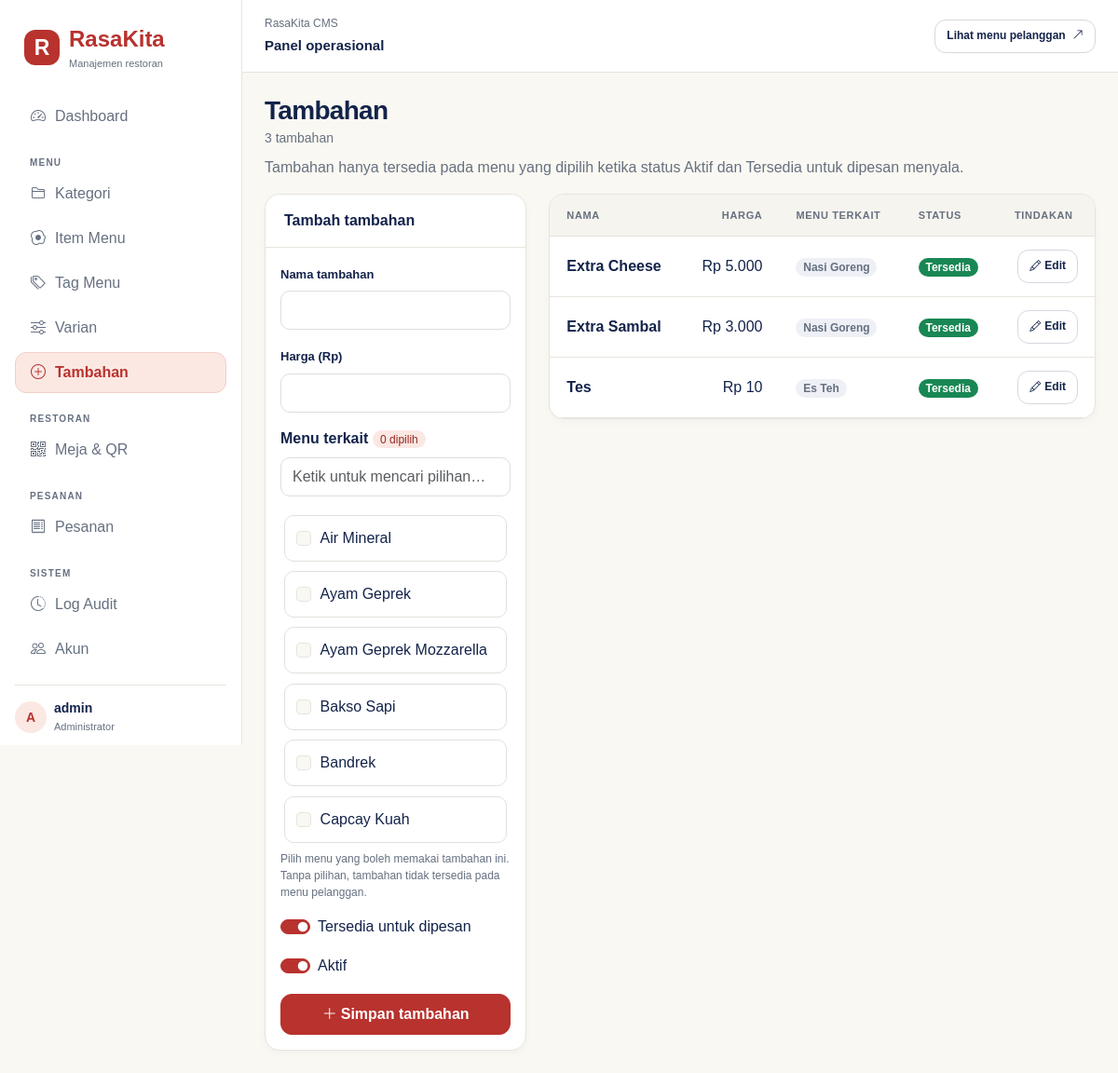
Screenshot of /staff/addons/ (signed in) with the database file from the repository.
### menu/models.py (models this page shows, shortened)
class MenuItem(models.Model):
    category = models.ForeignKey(Category, on_delete=models.PROTECT, related_name="items")
    name = models.CharField(max_length=150)
    description = models.TextField(blank=True)
    price = models.DecimalField(max_digits=12, decimal_places=2, validators=[MinValueValidator(0)])
    image = models.ImageField(upload_to="menu/", blank=True)
    detail_image = models.ImageField(upload_to="menu/detail/", blank=True)
    is_active = models.BooleanField(default=True, db_index=True)
    is_available = models.BooleanField(default=True, db_index=True)
    stock_estimate = models.PositiveIntegerField(null=True, blank=True)
    tags = models.ManyToManyField(MenuTag, related_name="menu_items", blank=True)
    created_at = models.DateTimeField(auto_now_add=True)
    updated_at = models.DateTimeField(auto_now=True)
    class Meta:
        indexes = [models.Index(fields=["category", "is_active", "is_available"])]
        constraints = [
            models.CheckConstraint(condition=Q(price__gte=0), name="menu_item_price_nonnegative")
        ]
    def __str__(self) -> str:
        return self.name

class AddOn(models.Model):
    menu_items = models.ManyToManyField(MenuItem, related_name="allowed_addons", blank=True)
    name = models.CharField(max_length=100, unique=True)
    price = models.DecimalField(max_digits=12, decimal_places=2, validators=[MinValueValidator(0)])
    is_active = models.BooleanField(default=True)
    is_available = models.BooleanField(default=True)
    created_at = models.DateTimeField(auto_now_add=True)
    class Meta:
        indexes = [models.Index(fields=["is_active", "is_available"])]
        constraints = [
            models.CheckConstraint(condition=Q(price__gte=0), name="addon_price_nonnegative")
        ]

### users/views.py (the view, shortened to what this page needs)
# urls.py: path('addons/', views.addons, name='addons'),
@cms_required
@require_http_methods(['GET', 'POST'])
def addons(request: HttpRequest) -> HttpResponse:
    records = AddOn.objects.prefetch_related('menu_items').order_by('name')
    return render(request, 'users/addons.html', {'form': AddOnForm(), 'addons': records})

### users/forms.py
class AddOnForm(BootstrapModelForm):
    class Meta:
        model = AddOn
        fields = ('name', 'price', 'menu_items', 'is_available', 'is_active')
        widgets = {'menu_items': forms.CheckboxSelectMultiple}
        labels = {
            'name': 'Nama tambahan',
            'price': 'Harga (Rp)',
            'menu_items': 'Menu terkait',
            'is_available': 'Tersedia untuk dipesan',
            'is_active': 'Aktif',
        }
        help_texts = {
            'menu_items': 'Pilih menu yang boleh memakai tambahan ini. Tanpa pilihan, tambahan tidak tersedia pada menu pelanggan.'
        }
        error_messages = {'name': {'unique': 'Nama tambahan ini sudah digunakan.'}}
    def __init__(self, *args: object, **kwargs: object) -> None:
        super().__init__(*args, **kwargs)
        self.fields['menu_items'].queryset = MenuItem.objects.order_by('name', 'pk')

### users/access.py (called while the page is built)
    @property
    def can_manage_catalog(self) -> bool:
        return self._user.is_authenticated and self._user.is_staff

### users/views.py (called while the page is built)
def _cms_user(user: AbstractUser | AnonymousUser) -> bool:
    return StaffAccess(user).can_manage_catalog

### users/templates/users/addons.html (shortened to what this page needs)
{% extends 'users/base.html' %}
{% block content %}
<div class="mb-3">
  <h1 class="h3 mb-0">Tambahan</h1>
  <small class="text-secondary">{{ addons|length }} tambahan</small>
  <p class="text-secondary mt-2 mb-0">Tambahan hanya tersedia pada menu yang dipilih ketika status Aktif dan Tersedia untuk dipesan menyala.</p>
</div>
<div class="row g-4">
  <div class="col-lg-4">
    <div class="card stat">
      <div class="card-header bg-white"><strong>Tambah tambahan</strong></div>
      <div class="card-body">
        <form method="post" class="vstack gap-3">
          {% include 'users/includes/cms_form_fields.html' %}
          <button class="btn btn-success"><i class="bi bi-plus-lg me-1"></i>Simpan tambahan</button>
        </form>
      </div>
    </div>
  </div>
  <div class="col-lg-8">
    <div class="card stat">
      <div class="table-responsive">
        <table class="table align-middle mb-0">
          <thead>
            <tr>
              <th>Nama</th>
              <th class="text-end">Harga</th>
              <th>Menu terkait</th>
              <th>Status</th>
              <th>Tindakan</th>
            </tr>
          </thead>
          <tbody>
            {% for addon in addons %}
            <tr{% if not addon.is_active %} class="text-secondary"{% endif %}>
              <td class="fw-semibold">{{ addon.name }}</td>
              <td class="text-end">Rp {{ addon.price|floatformat:"0g" }}</td>
              <td>
                {% with items=addon.menu_items.all %}
                {% for item in items|slice:":2" %}<span class="badge badge-tag-more me-1">{{ item.name }}</span>{% empty %}<span class="text-secondary">Belum terhubung ke menu</span>{% endfor %}
                {% endwith %}
              </td>
              <td>
                {% if not addon.is_active %}<span class="badge text-bg-secondary rounded-pill">Nonaktif</span>
                {% elif not addon.is_available %}<span class="badge text-bg-warning rounded-pill">Habis</span>
                {% else %}<span class="badge text-bg-success rounded-pill">Tersedia</span>{% endif %}
              </td>
              <td class="text-end">
                <a class="btn btn-sm btn-outline-secondary" href="{% url 'staff:addon-edit' addon.pk %}"><i class="bi bi-pencil me-1"></i>Edit</a>
              </td>
            </tr>
            {% empty %}
            <tr>
              <td colspan="5" class="text-center text-secondary py-4">Belum ada tambahan. Gunakan form tambah.</td>
            </tr>
            {% endfor %}
          </tbody>
        </table>
      </div>
    </div>
  </div>
</div>
{% endblock %}

### users/templates/users/nav.html (shortened to what this page needs)
<nav class="nav flex-column gap-1 flex-grow-1">
  <a
    class="px-3 py-2 {% if request.resolver_match.url_name == 'dashboard' %}active{% endif %}"
    href="{% url 'staff:dashboard' %}"
    ><i class="bi bi-speedometer2 me-2"></i>Dashboard</a
  >
  <span class="nav-label mt-3 px-3">MENU</span>
  <a
    class="px-3 py-2 {% if 'categor' in request.resolver_match.url_name %}active{% endif %}"
    href="{% url 'staff:categories' %}"
    ><i class="bi bi-folder2 me-2"></i>Kategori</a
  >
  <a
    class="px-3 py-2 {% if 'menu-item' in request.resolver_match.url_name %}active{% endif %}"
    href="{% url 'staff:menu-items' %}"
    ><i class="bi bi-egg-fried me-2"></i>Item Menu</a
  >
  <a
    class="px-3 py-2 {% if 'tag' in request.resolver_match.url_name %}active{% endif %}"
    href="{% url 'staff:tags' %}"
    ><i class="bi bi-tags me-2"></i>Tag Menu</a
  >
  <a
    class="px-3 py-2 {% if 'variant' in request.resolver_match.url_name %}active{% endif %}"
    href="{% url 'staff:variants' %}"
    ><i class="bi bi-sliders me-2"></i>Varian</a
  >
  <a
    class="px-3 py-2 {% if 'addon' in request.resolver_match.url_name %}active{% endif %}"
    href="{% url 'staff:addons' %}"
    ><i class="bi bi-plus-circle me-2"></i>Tambahan</a
  >
  <span class="nav-label mt-3 px-3">RESTORAN</span>
  <a
    class="px-3 py-2 {% if 'table' in request.resolver_match.url_name %}active{% endif %}"
    href="{% url 'staff:tables' %}"
    ><i class="bi bi-qr-code me-2"></i>Meja &amp; QR</a
  >
  <span class="nav-label mt-3 px-3">PESANAN</span>
  <a
    class="px-3 py-2 {% if 'order' in request.resolver_match.url_name %}active{% endif %}"
    href="{% url 'staff:orders' %}"
    ><i class="bi bi-receipt me-2"></i>Pesanan</a
  >
  <span class="nav-label mt-3 px-3">SISTEM</span>
  <a
    class="px-3 py-2 {% if 'audit' in request.resolver_match.url_name %}active{% endif %}"
    href="{% url 'staff:audit-log' %}"
    ><i class="bi bi-clock-history me-2"></i>Log Audit</a
  >
  {% if request.user.is_superuser %}
  <a
    class="px-3 py-2 {% if 'account' in request.resolver_match.url_name %}active{% endif %}"
    href="{% url 'staff:accounts' %}"
    ><i class="bi bi-people me-2"></i>Akun</a
  >
  {% endif %}
</nav>
<div class="cms-profile pt-3 mt-3 small">
  <div class="d-flex align-items-center gap-2 mb-2">
    <div
      class="cms-avatar rounded-circle d-flex align-items-center justify-content-center fw-semibold"
      style="width: 34px; height: 34px"
    >
      {{ request.user.username|slice:":1"|upper }}
    </div>
    <div>
      <div class="fw-semibold lh-sm">
        {{ request.user.get_full_name|default:request.user.username }}
      </div>
      <div class="cms-profile-role">Administrator</div>
    </div>
  </div>
  <form method="post" action="{% url 'staff:logout' %}">
    <button type="submit" class="px-2 py-1 d-inline-block border-0 bg-transparent">
    </button>
  </form>
</div>

### users/templates/users/includes/choice_picker.html (shortened to what this page needs)
<fieldset class="choice-picker" data-choice-picker>
  <legend class="form-label fw-semibold fs-6 mb-2">{{ field.label }} <span class="badge badge-tag" data-choice-count aria-live="polite"></span></legend>
  <input class="form-control mb-3" type="search" id="{{ field.auto_id }}_search" placeholder="Ketik untuk mencari pilihan…" data-choice-search aria-controls="{{ field.auto_id }}_choices" autocomplete="off">
  <div class="choice-picker__list" id="{{ field.auto_id }}_choices">
    {% for choice in field %}
    <label class="choice-picker__option" data-choice-option for="{{ choice.id_for_label }}">
      {{ choice.tag }}<span>{{ choice.choice_label }}</span>
    </label>
    {% empty %}
    <p class="text-secondary mb-0">Belum ada pilihan.</p>
    {% endfor %}
  </div>
</fieldset>

### users/static/users/css/menu_forms.css (style rules this page uses)
.choice-picker { min-width: 0; }
.choice-picker__list { display: grid; grid-template-columns: repeat(auto-fit, minmax(min(100%, 180px), 1fr)); gap: .65rem; max-height: 360px; overflow-y: auto; padding: .25rem; }
.choice-picker__option { display: flex; align-items: flex-start; gap: .6rem; padding: .75rem; border: 1px solid #dde2da; border-radius: 10px; cursor: pointer; overflow-wrap: anywhere; }
.choice-picker__option .form-check-input { flex-shrink: 0; }

### users/static/users/css/cms-shell.css (style rules this page uses)
.cms-app { --brand:#b8322e;--brand-dark:#962722;--brand-soft:#fbe8e3; --cms-ink:#13234a;--cms-muted:#667080;--cms-line:#e6e4dc; --bs-body-color:var(--cms-ink);--bs-body-bg:#faf8f2; --bs-border-color:var(--cms-line);--bs-border-radius:12px; --bs-link-color:var(--brand);--bs-link-hover-color:var(--brand-dark); --bs-link-color-rgb:184,50,46;--bs-link-hover-color-rgb:150,39,34; --bs-primary:#b8322e;--bs-primary-rgb:184,50,46; margin:0;background:var(--bs-body-bg);color:var(--cms-ink); font-family:Arial,Helvetica,sans-serif; }
.cms-app * { box-sizing:border-box }
.cms-app .text-secondary { color:var(--cms-muted)!important }
.cms-app h1,.cms-app h2,.cms-app h3 { font-weight:700;letter-spacing:-.025em }
.cms-app .sidebar a:not(.brand) { color:var(--cms-muted);text-decoration:none;border-radius:12px;min-height:44px;display:flex;align-items:center;gap:2px;border:1px solid transparent }
.cms-app .sidebar a.active { color:var(--brand);background:var(--brand-soft);border-color:#f0d0c9;font-weight:700 }
.cms-app .nav-label { font-size:10px;font-weight:700;letter-spacing:.12em;color:var(--cms-muted) }
.cms-app .cms-profile { color:var(--cms-ink);border-top:1px solid var(--cms-line) }
.cms-app .cms-profile-role { color:var(--cms-muted);font-size:11px;margin-top:3px }
.cms-app .cms-avatar { background:var(--brand-soft);color:var(--brand);width:34px;height:34px;flex-shrink:0 }
.cms-app .btn { border-radius:12px;font-weight:600;min-height:42px;padding:9px 16px }
.cms-app .btn-sm { font-size:12px;min-height:36px;padding:7px 12px }
.cms-app .btn-success,.cms-app .btn-primary { --bs-btn-bg:var(--brand);--bs-btn-border-color:var(--brand);--bs-btn-color:#fff; --bs-btn-hover-bg:var(--brand-dark);--bs-btn-hover-border-color:var(--brand-dark); --bs-btn-active-bg:var(--brand-dark);--bs-btn-active-border-color:var(--brand-dark); --bs-btn-disabled-bg:var(--brand);--bs-btn-disabled-border-color:var(--brand); }
.cms-app .btn-outline-secondary { --bs-btn-color:var(--cms-ink);--bs-btn-border-color:#d5d8df;--bs-btn-hover-bg:#edf0f8;--bs-btn-hover-color:var(--cms-ink);--bs-btn-hover-border-color:#bcc3d6 }
.cms-app .form-control,.cms-app .form-select { background-color:#fff;border-color:#dcdedc;color:var(--cms-ink);min-height:42px;border-radius:10px }
.cms-app .form-check-input:checked { background-color:var(--brand);border-color:var(--brand) }
.cms-app .form-label { font-size:13px;font-weight:600 }
.cms-app .stat,.cms-app .form-card { border:1px solid var(--cms-line);border-radius:16px;background:#fff;box-shadow:0 3px 8px #13234a08 }
.cms-app .card-header { padding:16px 20px;border-bottom-color:var(--cms-line);border-radius:16px 16px 0 0;background:#fff!important }
.cms-app .table { --bs-table-color:var(--cms-ink);--bs-table-border-color:var(--cms-line);--bs-table-bg:transparent }
.cms-app .table-responsive { max-width:100%;border-radius:16px;overscroll-behavior-x:contain }
.cms-app .table>:not(caption)>*>* { padding:14px 18px;white-space:nowrap }
.cms-app .table thead th { background:#f6f4ee;color:var(--cms-muted);font-size:11px;letter-spacing:.06em;text-transform:uppercase;font-weight:700 }
.cms-app .badge-tag { background:var(--brand-soft);color:var(--brand-dark);font-weight:500;border-radius:999px;padding:.3em .7em }
.cms-app .badge-tag-more,.cms-app .tag-more-btn { background:#eef0f6;color:var(--cms-muted);border:0;border-radius:999px }
.cms-app .content h1,.cms-app .content p,.cms-app .cms-profile { overflow-wrap:anywhere }

### rows the page displays
MenuItem: choice_label "Air Mineral"
MenuItem: choice_label "Ayam Geprek"
MenuItem: choice_label "Ayam Geprek Mozzarella"
MenuItem: choice_label "Bakso Sapi"
MenuItem: choice_label "Bandrek"
MenuItem: choice_label "Capcay Kuah"
AddOn: name "Extra Cheese", price "5.000", is_active "Tersedia"
MenuItem: name "Nasi Goreng"
AddOn: name "Extra Sambal", price "3.000", is_active "Tersedia"
AddOn: name "Tes", price "10", is_active "Tersedia"
MenuItem: name "Es Teh"

### other values shown
{{ request.user.username|slice:":1"|upper }} "A"
{{ request.user.get_full_name|default:request.user.username }} "admin"
{{ addons|length }} "3"
{{ field.label }} "Nama tambahan" "Harga (Rp)"
{{ field.label }} "Menu terkait"
{{ field.help_text }} "Pilih menu yang boleh memakai tambahan ini. Tanpa pilihan, tambahan tidak tersedia pada menu pelanggan."
{{ field.label }} "Tersedia untuk dipesan" "Aktif"
